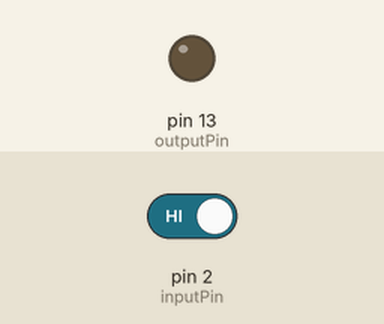
The sketch below on a simulated Arduino Uno, built with avr-gcc and run on an emulated ATmega328P. Shown: output pins drawn as LEDs (lit = HIGH). The inputs (shaded band) are chosen by the test bench; at power-on: pin 2 (inputPin) HIGH.

Above: at 1.2 s.
1.3 s: pin 2 (inputPin) driven LOW
At 1.8 s:
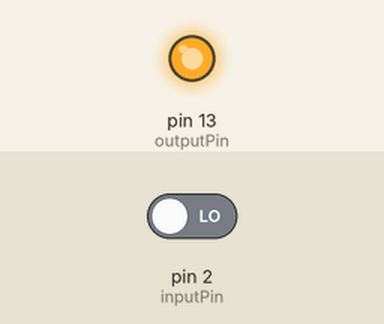
2.8 s: pin 2 (inputPin) driven HIGH
At 4.1 s:
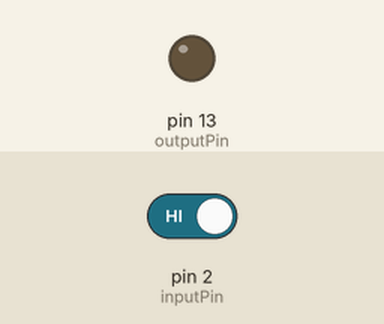
Timing chart, 0 to 5.8 s (numbered marks = the images above; inputs shaded):
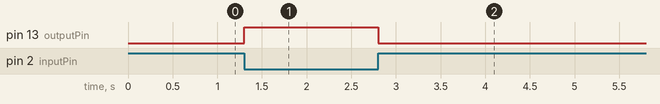

The sketch:

sketch_apr28b.ino
```cpp
int inputPin = 2;
int outputPin = 13;
bool is_low = false;
bool is_busy = false;

void setup() {
  // put your setup code here, to run once:
  pinMode(inputPin, INPUT);
  pinMode(outputPin, OUTPUT);

}
void do_output() {
  //TODO stuff
  is_busy = true;
  digitalWrite(outputPin, HIGH);
}

void loop() {
  // put your main code here, to run repeatedly:
  if (digitalRead(inputPin) == LOW)
  {
    is_low = true;
    if (!is_busy)
    {
      //do_output();
      is_busy = true;
      digitalWrite(outputPin, HIGH);
      //digitalWrite(outputPin, LOW);
    }
  }
  else
  {
    is_low = false;
    digitalWrite(outputPin, LOW);
    //digitalWrite(outputPin, HIGH);
    is_busy=false;
    //just waiting for next pulse
  }

}
```

Measured:
- after the input at 1.3 s, pin 13 (outputPin): LOW → HIGH at once
- after the input at 2.8 s, pin 13 (outputPin): HIGH → LOW at once
